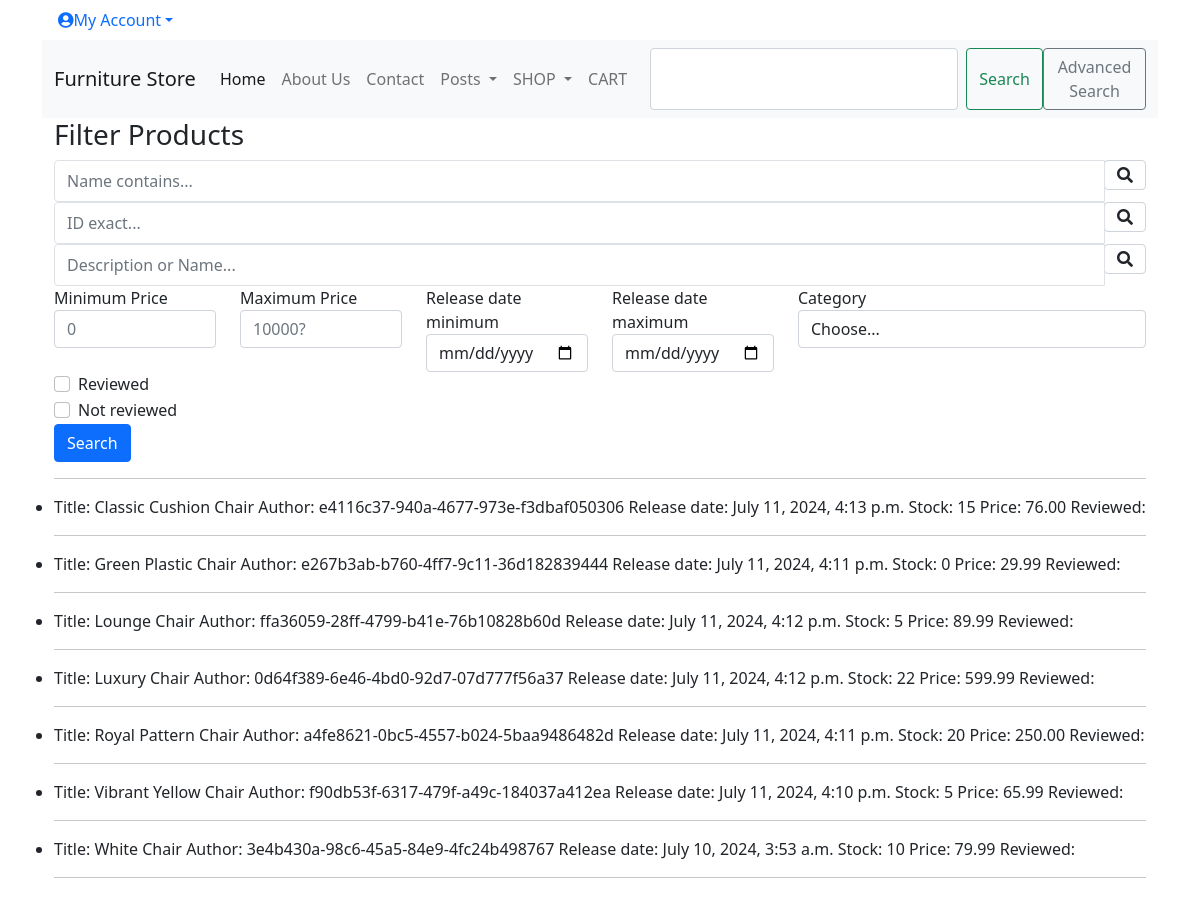
Page /adv_search/ on the committed database.
### shop/models.py (models this page shows, shortened)
class Product(models.Model):
    id = models.UUIDField(
        primary_key=True,
        default=uuid.uuid4,
        editable=False)
    name = models.CharField(max_length=250, unique=True)
    description = models.TextField(blank = True)
    category = models.ForeignKey(Category, on_delete=models.CASCADE)
    price = models.DecimalField(max_digits=10, decimal_places=2)
    image = models.ImageField(upload_to = 'product', blank=True)
    image_thumbnail = ImageSpecField(source='image',
                                     processors=[ResizeToFill(250,250)],
                                     format='JPEG',
                                     options={'quality':100})
    stock = models.IntegerField()
    available = models.BooleanField(default=True)
    created = models.DateTimeField(auto_now_add=True, blank = True, null= True)
    updated = models.DateTimeField(auto_now=True, blank = True, null= True)
    class Meta:
        ordering = ('name',)
        verbose_name = 'product'
        verbose_name_plural = 'products'

### shop/views.py (the view)
# urls.py: path('adv_search/', views.filterview, name='filter_search'),
def filterview(request):
    categories = Category.objects.all()
    qs = Product.objects.all()
    title_contains_query = request.GET.get('title_contains')
    id_exact_query = request.GET.get('id_exact')
    name_or_description_query = request.GET.get('name_or_description')
    min_price = request.GET.get('min_price')
    max_price = request.GET.get('max_price')
    date_min = request.GET.get('date_min')
    date_max = request.GET.get('date_max')
    category = request.GET.get('category')
    reviewed = request.GET.get('reviewed')
    notReviewed = request.GET.get('notReviewed')
    if title_contains_query != '' and title_contains_query is not None:
        qs = qs.filter(name__icontains=title_contains_query)
    elif id_exact_query != '' and id_exact_query is not None:
        qs = qs.filter(id=id_exact_query)
    elif name_or_description_query != '' and name_or_description_query is not None:
        qs = qs.filter(Q(name__icontains=name_or_description_query)
                       | Q(description__icontains=name_or_description_query)
                       ).distinct()
    if min_price != '' and min_price is not None:
        qs = qs.filter(price__gte=min_price)
    if max_price != '' and max_price is not None:
        qs = qs.filter(price__lt=max_price)
    if date_min != '' and date_min is not None:
        qs = qs.filter(created__gte=date_min)
    if date_max != '' and date_max is not None:
        qs = qs.filter(created__lt=date_max)
    if category != '' and category is not None and category != 'Choose...':
        qs = qs.filter(category__name=category)
    if reviewed == 'on':
        qs = qs.filter(reviewed=True)
    elif notReviewed == 'on':
        qs = qs.filter(reviewed=False)
    context = {
        'queryset':qs,
        'categories': categories
        }
    return render(request, 'adv_search.html', context)

### cart/context_processors.py (called while the page is built)
def counter(request):
    item_count = 0
    if 'admin' in request.path:
        return {}
    else:
        try:
            cart = Cart.objects.filter(cart_id=_cart_id(request))
            cart_items = CartItem.objects.all().filter(cart=cart[:1])
            for cart_item in cart_items:
                item_count += cart_item.quantity
        except Cart.DoesNotExist:
            item_count = 0
    return {'item_count':item_count}

### cart/views.py (called while the page is built)
def _cart_id(request):
    cart = request.session.session_key
    if not cart:
        cart = request.session.create()
    return cart

### shop/context_processors.py (called while the page is built)
def menu_links(request):
    links = Category.objects.all()
    return {'links':links}

### shop/models.py (called while the page is built)
    def get_absolute_url(self):
        return reverse('products_by_category', args=[self.id])

    def __str__(self):
        return self.name

### templates/adv_search.html (shortened to what this page needs)
{% extends "base.html" %}
{% load static %}
{% block content %}
      <h3>Filter Products</h3>
      <form method="GET" action=".">
        <div class="form-row">
            <div class="form-group col-12">
                <div class="input-group">
                    <input class="form-control py-2 border-right-0 border" type="search" name="title_contains" placeholder="Name contains..." />
                    <span class="input-group-append">
                        <div class="input-group-text bg-transparent">
                            <i class="fa fa-search"></i>
                        </div>
                    </span>
                </div>
            </div>
        </div>
        <div class="form-row">
            <div class="form-group col-12">
                <div class="input-group">
                    <input class="form-control py-2 border-right-0 border" type="search" name="id_exact" placeholder="ID exact..." />
                    <span class="input-group-append">
                        <div class="input-group-text bg-transparent">
                            <i class="fa fa-search"></i>
                        </div>
                    </span>
                </div>
            </div>
        </div>
        <div class="form-row">
            <div class="form-group col-12">
                <div class="input-group">
                    <input class="form-control py-2 border-right-0 border" type="search" name="name_or_description" placeholder="Description or Name..." />
                    <span class="input-group-append">
                        <div class="input-group-text bg-transparent">
                            <i class="fa fa-search"></i>
                        </div>
                    </span>
                </div>
            </div>
        </div>
        <div class="form-row row">
          <div class="form-group col-md-2 col-lg-2">
            <label for="viewCountMin">Minimum Price</label>
            <input type="number" min=0 class="form-control" id="viewCountMin" placeholder="0" name="min_price">
          </div>
          <div class="form-group col-md-2 col-lg-2">
            <label for="viewCountMax">Maximum Price</label>
            <input type="number" min=0 class="form-control" id="viewCountMax" placeholder="10000?" name="max_price">
          </div>
          <div class="form-group col-md-2 col-lg-2">
            <label for="publishDateMin">Release date minimum</label>
            <input type="date" class="form-control" id="publishDateMin" name="date_min">
          </div>
          <div class="form-group col-md-2 col-lg-2">
            <label for="publishDateMax">Release date maximum</label>
            <input type="date" class="form-control" id="publishDateMax" name="date_max">
          </div>
          <div class="form-group col-md-4">
            <label for="category">Category</label>
            <select id="category" class="form-control" name="category">
              <option selected>Choose...</option>
            </select>
          </div>
        </div>
        <div class="form-group">
          <div class="form-check">
            <input class="form-check-input" type="checkbox" id="reviewed" name="reviewed">
            <label class="form-check-label" for="reviewed">
              Reviewed
            </label>
          </div>
        </div>
        <div class="form-group">
          <div class="form-check">
            <input class="form-check-input" type="checkbox" id="notReviewed" name="notReviewed">
            <label class="form-check-label" for="notReviewed">
              Not reviewed
            </label>
          </div>
        </div>
        <button type="submit" class="btn btn-primary">Search</button>
      </form>
      <hr />
      <div class="row">
        <ul>
        {% for product in queryset %}
        <li>
        Title: {{ product.name }}
        <span>Author: {{ product.id }}</span>
        <span>Release date: {{ product.created }}</span>
        <span>Stock: {{ product.stock }}</span>
        <span>Price: {{ product.price }}</span>
        <span>Reviewed: {{ product.reviewed }}</span>
        </li>
        <hr />
        {% endfor %}
        </ul>
        </div>
      {% endblock content %}

### static/css/base.css (style rules this page uses)
body { font-family: 'Source Sans Pro', sans-serif; font-size: 18px; }

### rows in the picture
Product: name "Classic Cushion Chair", id "e4116c37-940a-4677-973e-f3dbaf050306", created "July 11, 2024, 4:13 p.m.", stock "15", price "76.00"
Product: name "Green Plastic Chair", id "e267b3ab-b760-4ff7-9c11-36d182839444", created "July 11, 2024, 4:11 p.m.", stock "0", price "29.99"
Product: name "Lounge Chair", id "ffa36059-28ff-4799-b41e-76b10828b60d", created "July 11, 2024, 4:12 p.m.", stock "5", price "89.99"
Product: name "Luxury Chair", id "0d64f389-6e46-4bd0-92d7-07d777f56a37", created "July 11, 2024, 4:12 p.m.", stock "22", price "599.99"
Product: name "Royal Pattern Chair", id "a4fe8621-0bc5-4557-b024-5baa9486482d", created "July 11, 2024, 4:11 p.m.", stock "20", price "250.00"
Product: name "Vibrant Yellow Chair", id "f90db53f-6317-479f-a49c-184037a412ea", created "July 11, 2024, 4:10 p.m.", stock "5", price "65.99"
Product: name "White Chair", id "3e4b430a-98c6-45a5-84e9-4fc24b498767", created "July 10, 2024, 3:53 a.m.", stock "10", price "79.99"
